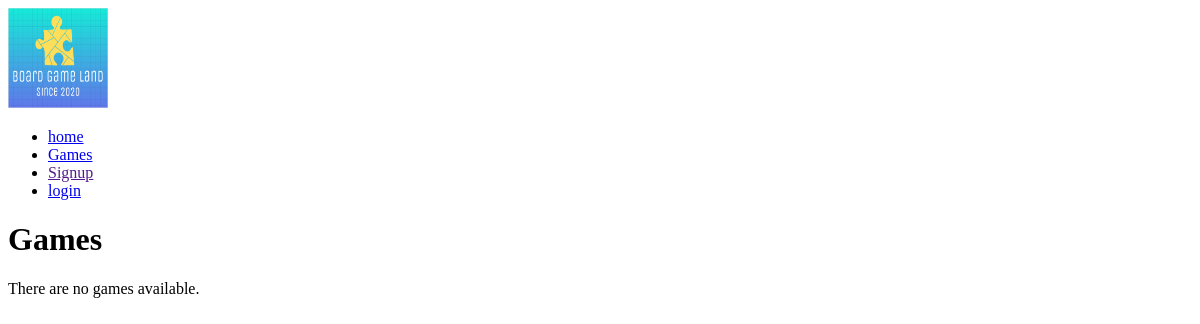
Page /games/ on the earlier database version.
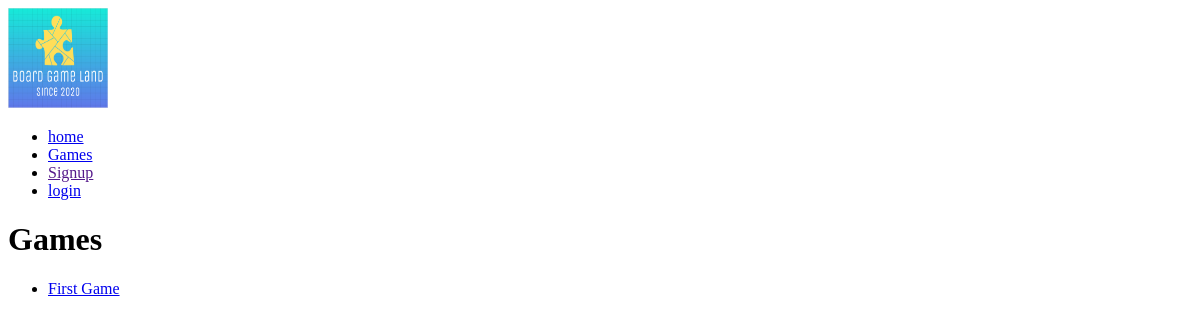
Same page on the later database version.
### BoardGameLand/models.py (models this page shows, shortened)
class Game(models.Model):
    title = models.CharField(max_length=200)
    description = models.TextField(max_length=1000, help_text='Enter a brief description of the game')
    price = models.DecimalField(max_digits=5, decimal_places=2)
    genre = models.ManyToManyField(Genre, help_text='Select a genre for this book')
    def get_absolute_url(self):
        return reverse('game', args=[str(self.id)])

### BoardGameLand/views.py (the view)
# urls.py: path('games/', views.GameList.as_view(), name='games'),
class GameList(generic.ListView):
    model = Game
    paginate_by = 9

### BoardGameLand/templates/BoardGameLand/game_list.html
{% extends "base.html" %}
{% block content %}
  <h1>Games</h1>
  {% if game_list %}
  <ul>
    {% for game in game_list %}
      <li>
        <a href="{{ game.get_absolute_url }}">{{ game.title }}</a>
      </li>
    {% endfor %}
  </ul>
  {% else %}
    <p>There are no games available.</p>
  {% endif %}
{% endblock %}

### BoardGameLand/templates/base.html (shortened to what this page needs)
<!DOCTYPE html>
<html lang="en">
<head>
</head>
<body>
    <div class="wrapper">
    <div class="logo">
        <img src="../static/images/BoardGameLandLogo.PNG" alt="logo" width="100" height="100">
    </div>
    <ul class="nav-area">
        <li><a href="{% url 'home' %}">home</a></li>
        <li><a href="{% url 'games' %}">Games</a></li>
        {% if user.is_authenticated %}
            <li><a href="{% url 'cart' pk=user.pk %}">cart</a></li>
            <li><a href="{% url 'logout' %}">logout</a></li>
        {% else %}
            <li><a href="">Signup</a></li>
            <li><a href="{% url 'login'%}">login</a></li>
        {% endif %}
    </ul>
    </div>
    {% block content %}{% endblock %}
</body>
</html>

Differences in the rows shown:
added Game: title "First Game"
Other differences:
text no longer shown: "There are no games available."
